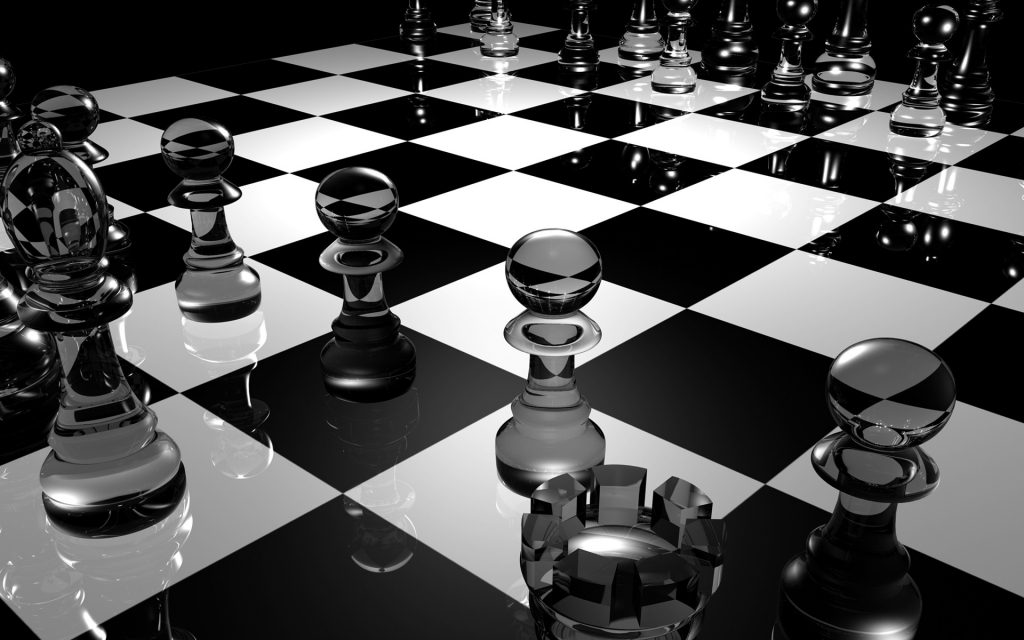
#> input picture 13_Corner_Detection/board.jpg, 1024 x 640 px
$ python snake.py
#> lines starting #> are read from the running program, lines starting #| are printed output that depends on the picture; after the words box and inside, x2 and y2 are one past the last pixel; in counts of white or black regions, pixels touching at a corner belong together
import cv2
import numpy as np

img1 = cv2.imread('board.jpg')
#> img1 is the input picture: shape (640, 1024, 3); min 0, max 255, mean 81.3
gray = cv2.cvtColor(img1, cv2.COLOR_BGR2GRAY)
gray = np.float32(gray)

corners = cv2.goodFeaturesToTrack(gray, 100, 0.01, 10)
#> corners = 100 rows, first 8: [239, 187], [490, 7], [423, 90], [580, 309], [525, 308], [398, 209], [573, 355], [927, 260]
corners = np.int0(corners)

for corner in corners:
    x, y = corner.ravel()
    cv2.circle(img1, (x,y), 5, 255, -1)
#> this loop made 100 passes
#> (x, y) on passes 1 to 12: (239, 187), (490, 7), (423, 90), (580, 309), (525, 308), (398, 209), (573, 355), (927, 260), (327, 230), (826, 42), (575, 367), (981, 26)
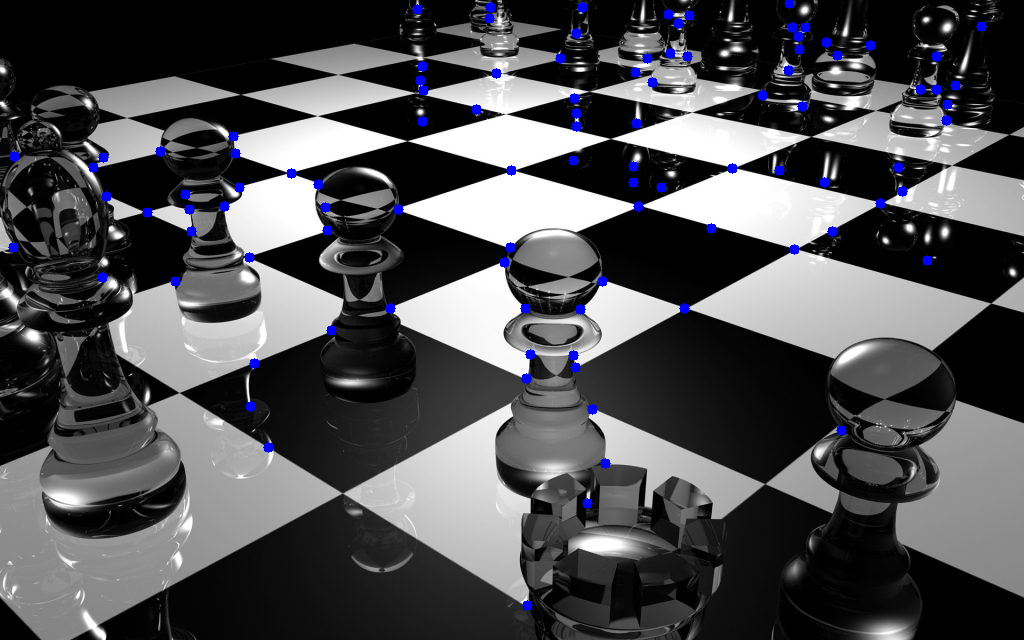
#> img1: shape (640, 1024, 3); 1.23% of pixels changed, all inside (x1, y1, x2, y2) = (8, 0, 987, 611)

cv2.imwrite('out.jpg', img1)
